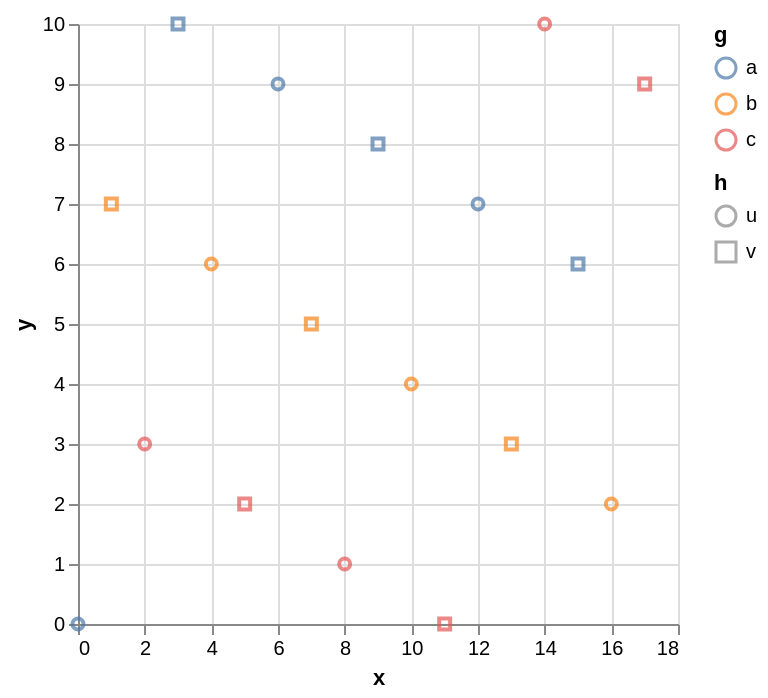

Vega-Lite specification stored for this chart:
### Vega-Lite specification from a JSON file in a GitHub repository (floating-point values rounded to 4 significant figures)
{"data": {"values": [{"x": 0, "y": 0, "q": 1, "g": "a", "h": "u"}, {"x": 1, "y": 7, "q": 4, "g": "b", "h": "v"}, {"x": 2, "y": 3, "q": 7, "g": "c", "h": "u"}, {"x": 3, "y": 10, "q": 1, "g": "a", "h": "v"}, {"x": 4, "y": 6, "q": 4, "g": "b", "h": "u"}, {"x": 5, "y": 2, "q": 7, "g": "c", "h": "v"}, {"x": 6, "y": 9, "q": 1, "g": "a", "h": "u"}, {"x": 7, "y": 5, "q": 4, "g": "b", "h": "v"}, {"x": 8, "y": 1, "q": 7, "g": "c", "h": "u"}, {"x": 9, "y": 8, "q": 1, "g": "a", "h": "v"}, {"x": 10, "y": 4, "q": 4, "g": "b", "h": "u"}, {"x": 11, "y": 0, "q": 7, "g": "c", "h": "v"}, {"x": 12, "y": 7, "q": 1, "g": "a", "h": "u"}, {"x": 13, "y": 3, "q": 4, "g": "b", "h": "v"}, {"x": 14, "y": 10, "q": 7, "g": "c", "h": "u"}, {"x": 15, "y": 6, "q": 1, "g": "a", "h": "v"}, {"x": 16, "y": 2, "q": 4, "g": "b", "h": "u"}, {"x": 17, "y": 9, "q": 7, "g": "c", "h": "v"}]}, "mark": "point", "encoding": {"x": {"field": "x", "type": "quantitative"}, "y": {"field": "y", "type": "quantitative"}, "color": {"field": "g", "type": "nominal"}, "shape": {"field": "h", "type": "nominal"}}}
